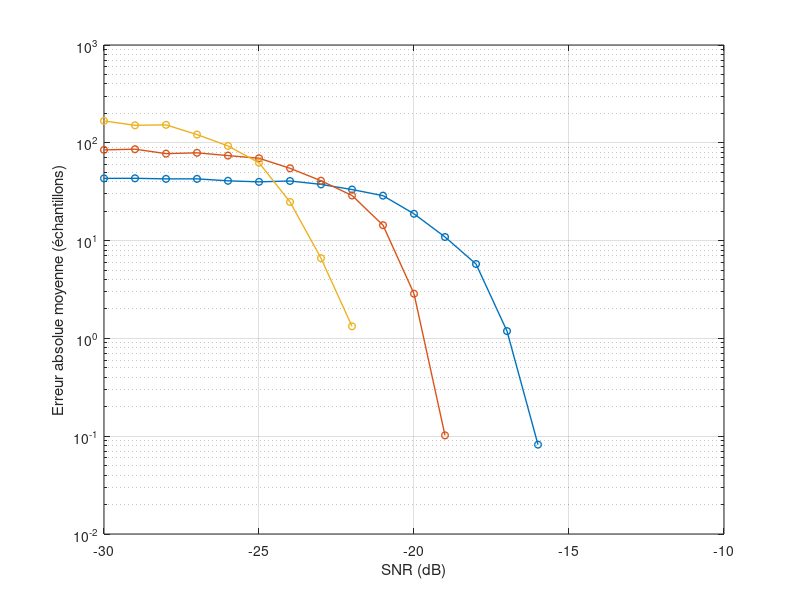

Write MATLAB code to recreate this figure. (Note: this script raises an error after producing the figure.)
clear; close all; clc;

% Load the data file you want to plot
load("loraSync_data");

figure;
% snrVect=-35:5:5;
% SFVect=(7:12);

% Plot every SF 
semilogy(snrVect,error(:,:,7),'-o'); hold on;
semilogy(snrVect,error(:,:,8),'-o'); hold on;
semilogy(snrVect,error(:,:,9),'-o'); hold on;
% plot(snrVect,error(:,:,10),'-o'); hold on;
% plot(snrVect,error(:,:,11),'-o'); hold on;
% plot(snrVect,error(:,:,12),'-o'); hold on;
set(findall(gca, 'Type', 'Line'),'LineWidth',1,'MarkerSize',5);
xlim([-30 -10]);
% ylim([10^(-5) 1]);
grid

xlabel('SNR (dB)')
ylabel("Erreur absolue moyenne (échantillons)")
legendStrings = "SF = " + string(SFVect) ;
legend(legendStrings);